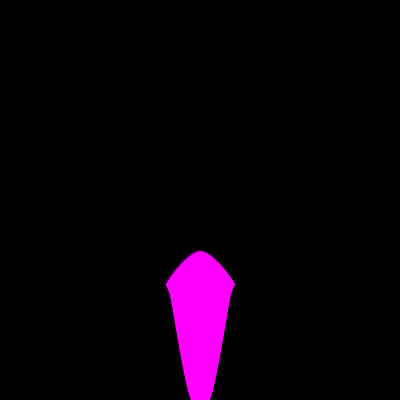
Frame 1 (no input)
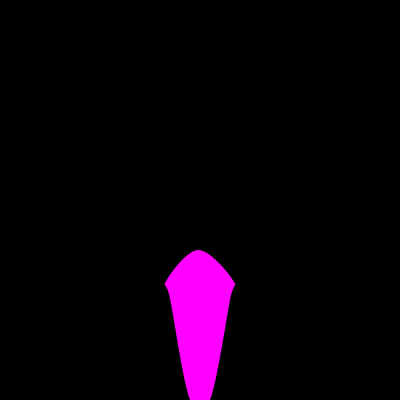
Frame 60 (the mouse pressed at the canvas centre just before this capture)
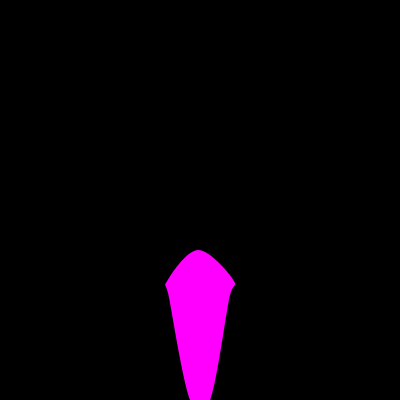
Frame 120 (the mouse held since frame 60 and released just before this capture)

The Processing sketch that drew these frames (run headless with seeded random() and noise(); from frame 60 on, the mouse is pressed at the canvas centre):

// Processing sketch: processing_139446
// ── processing_139446.pde

float[] x = new float[5];
float anchor = 250;
float[] y = new float[5];
float[] angle = new float[5];
float[] freq = new float[5];
 
color myColor = color(255,0,255);

void setup() {
  size(400, 400);
 
  x[0] = width/2 - 30;
  x[1] = width/2 - 33;
  x[2] = width/2;
  x[3] = width/2 + 33;
  x[4] = width/2 + 30;
 
  for (int i = 0; i < freq.length; i++) {
    freq[i] = random(PI/2.4, 3.4*PI/2);
  }
 
}
 
void draw() {
  background(0);
 
  setPoints();
 
  fill(myColor);
  curveTightness(map(anchor, 250, 100, 0, 0.5));
  beginShape();
  for (int i = 0; i < 2; i++) {
    curveVertex(width/2 - 10, height);
    for (int j = 0; j < x.length; j++) {
      curveVertex(x[j], y[j]);
    }
    curveVertex(width/2 + 10, height);
  }
  endShape();
  stroke(0, 100);
  noStroke();
 
  for (int i = 0; i < 5; i++) {
    x[i] = x[i] + sin(angle[i]);
    y[i] = y[i] + sin(angle[i]);
    angle[i] += freq[i];
  }
 
  grow();
 
}
 
void setPoints() {
  if (anchor < 250) {
    anchor += 0.5;
  }
  y[0] = anchor + 50;
  y[1] = anchor + 30;
  y[2] = anchor;
  y[3] = anchor + 30;
  y[4] = anchor + 50;
}
 
boolean onShape() {
  if (get(mouseX, mouseY) == myColor) {
    return true;
  }
  else {
    return false;
  }
}
 
void grow() {
  if (onShape() && abs(mouseY - pmouseY) > 20 && anchor > 100) {
    anchor -= 3;
  }
   if (anchor < 101) {
    myColor = color(random(255),random(255),255);
  }

}
 


 
 
